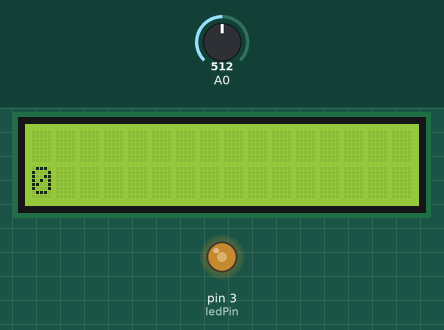
A sketch run on a simulated Arduino Uno, built with avr-gcc and run on an emulated ATmega328P. On the bench: 16×2 character LCD, output pins drawn as LEDs (lit = HIGH). The inputs (shaded band) are chosen by the test bench; at power-on: A0 = 512.

Above: at 1.2 s.
1.3 s: A0 set to 716
At 2.5 s:
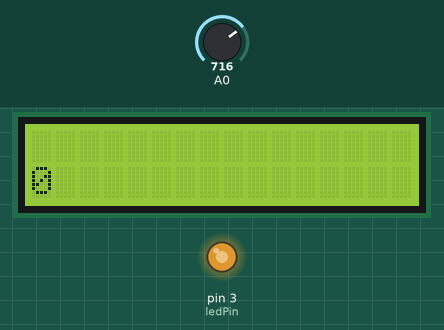
2.8 s: A0 set to 900
At 3.7 s:
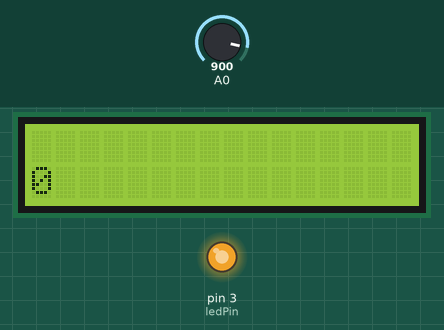
4.3 s: A0 set to 122
At 4.8 s:
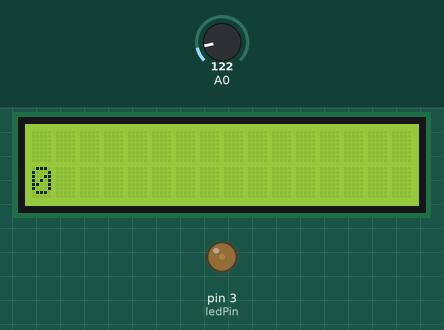
5.8 s: A0 set to 0
At 7.0 s:
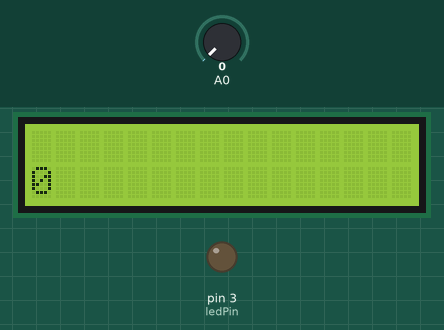
7.3 s: A0 set to 511
At 8.3 s:
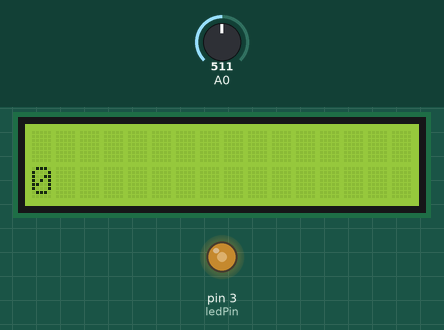
Timing chart, 0 to 9.8 s (numbered marks = the images above; inputs shaded):
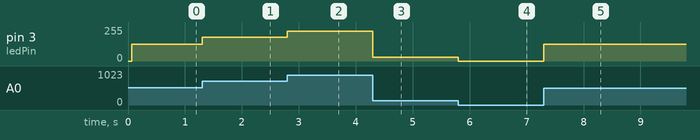

The sketch:

Potentiometer.ino
```cpp
#include <Wire.h>
#include <LiquidCrystal_I2C.h>
LiquidCrystal_I2C lcd(0x3F, 16, 2);
int x = 0;
const byte ledPin = 3;
void setup() {
  // put your setup code here, to run once:
  pinMode(ledPin, OUTPUT);
  lcd.init();
  lcd.backlight();
  lcd.setCursor(0, 1);
  lcd.print (x);
}

void loop() {
  // put your main code here, to run repeatedly:
int val = analogRead(A0);
  val = map(val, 0, 1023, 0, 255);
  analogWrite(3, val);
}
```

Measured:
- after the input at 1.3 s, pin 3 (ledPin): 127/255 → 178/255 at once
- after the input at 2.8 s, pin 3 (ledPin): 178/255 → 224/255 at once
- after the input at 4.3 s, pin 3 (ledPin): 224/255 → 30/255 at once
- after the input at 5.8 s, pin 3 (ledPin): 30/255 → 0/255 at once
- after the input at 7.3 s, pin 3 (ledPin): 0/255 → 127/255 at once
